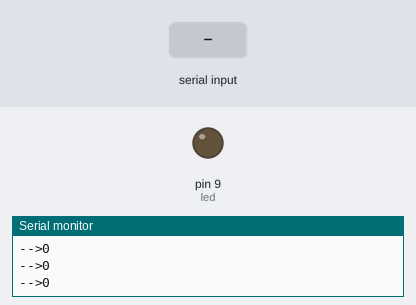
A sketch run on a simulated Arduino Uno, built with avr-gcc and run on an emulated ATmega328P. On the bench: output pins drawn as LEDs (lit = HIGH), the last lines printed to the serial monitor. The inputs (shaded band) are chosen by the test bench.

Above: at 2.8 s.
2.9 s: "90,45\n" received over the second serial link
At 4.2 s:
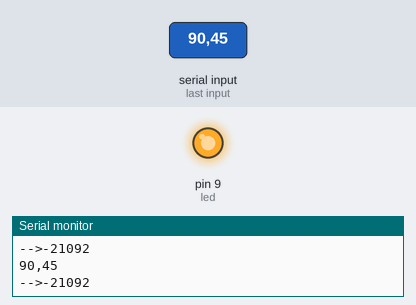
4.5 s: "#" received over the second serial link
At 5.7 s:
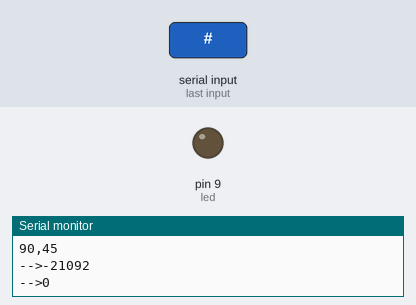
6.5 s: "5\n" received over the second serial link
At 8.4 s:
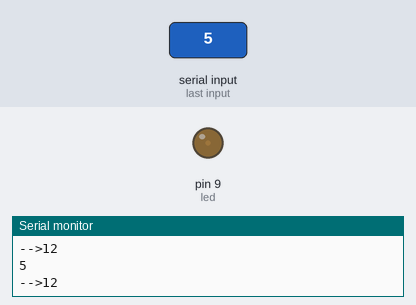
9.5 s: "30,150\n" received over the second serial link
At 10.8 s:
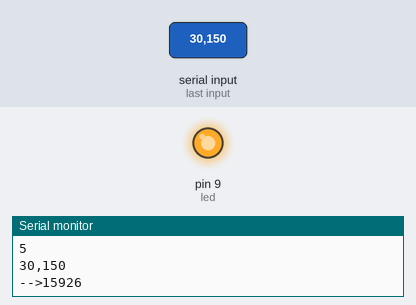
Timing chart, 0 to 12.5 s (numbered marks = the images above; inputs shaded):
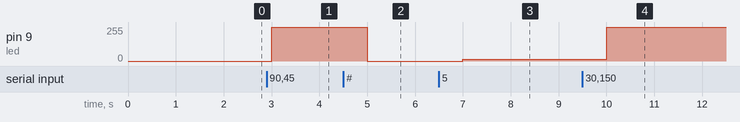

The sketch:

Bluetooth_Led_Terminal.ino
```cpp
#include <SoftwareSerial.h>
#include <String.h>

SoftwareSerial bt(7, 6); // RX,TX
const int led = 9;
char data;
int number = 0, count = 0;
String s = "";

void setup(){
    pinMode( led ,OUTPUT );
    Serial.begin(9600);
    bt.begin(9600);
}

void loop(){
    while( bt.available() > 0 ){
        data = bt.read();
        if ( data == '#' ){
            number = 0;
            s = "";
        }
        else{
            s += data;
            number *= 10;
            number += ( (int)(data) - 48 );
        }
    }
    Serial.print( s );
    Serial.print( "-->" );
    Serial.println( number );
    analogWrite( led, number );
    delay( 1000 );

}
```

Measured:
- after the input at 2.9 s, pin 9 (led): 0/255 → 255/255 after 0.10 s
- after the input at 4.5 s, pin 9 (led): 255/255 → 0/255 after 0.50 s
- after the input at 6.5 s, pin 9 (led): 0/255 → 12/255 after 0.50 s
- after the input at 9.5 s, pin 9 (led): 12/255 → 255/255 after 0.50 s
